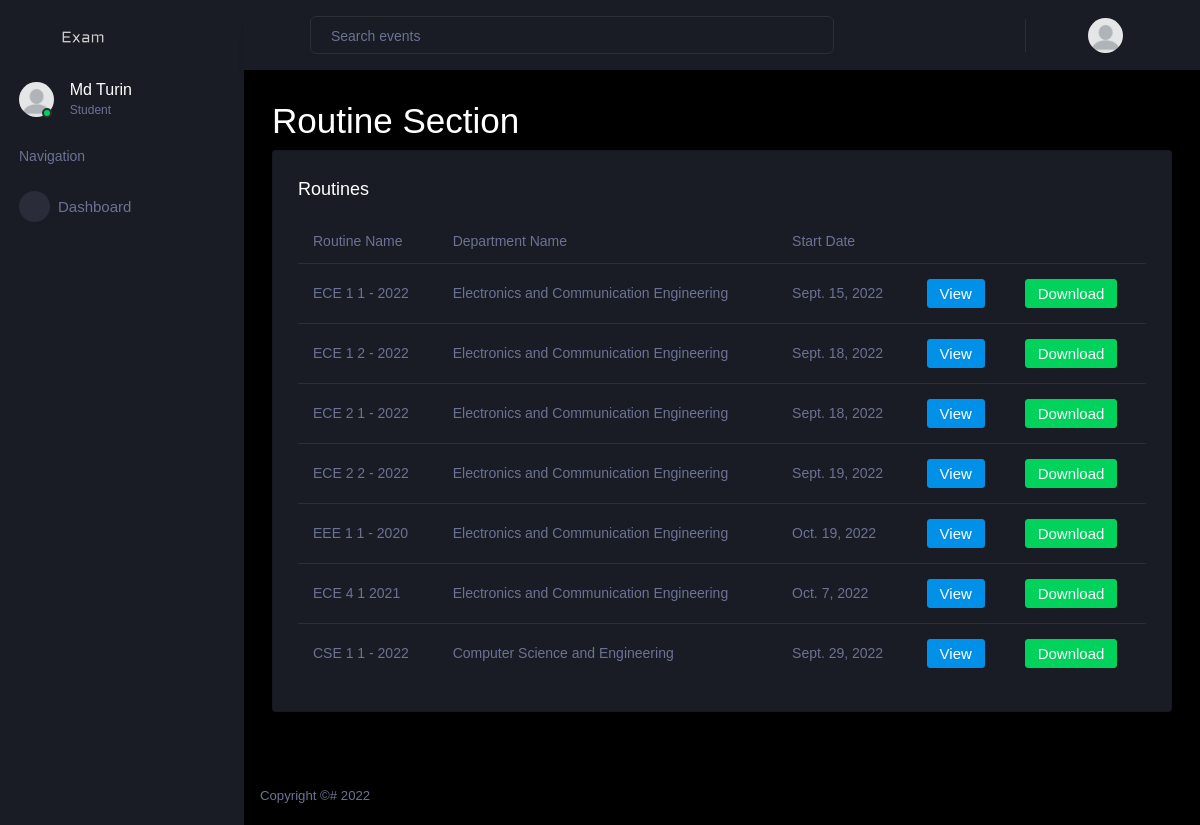
Page /user/routine-section (signed in) on the committed database.
### account/models.py (models this page shows, shortened)
class Student(models.Model):
    user = models.OneToOneField(
        User, on_delete=models.CASCADE, primary_key=True)
    contact_number = models.CharField(null=False, unique=True, max_length=255)
    student_id = models.CharField(null=False, unique=True, max_length=255)
    department = models.ForeignKey(
        Department, on_delete=models.DO_NOTHING)

class Routine(models.Model):
    name = models.CharField(max_length=255, null=False, unique=True)
    start_date = models.DateField()
    department = models.ForeignKey(Department, on_delete=models.CASCADE)
    is_approved = models.BooleanField(default=False)

### dashboard/models.py (models this page shows)
class Department(models.Model):
    name = models.CharField(max_length=255, null=True)
    faculty = models.ForeignKey(Faculty, on_delete=models.PROTECT)
    def __str__(self) -> str:
        return self.name

### dashboard/views.py (the view)
# urls.py: path('routine-section', routine_page, name='routine-section'),
def routine_page(request):
    context = get_context(request)
    return render(request, 'routine-section.html', context)

### dashboard/views.py (called while the page is built)
def is_dean(user):
    try:
        teacher = Teacher.objects.get(user=user)
    except Teacher.DoesNotExist:
        return None
    deans = Dean.objects.filter(teacher=teacher).order_by('-joined')[:1]
    if len(deans) != 1:
        return None
    return deans[0]

def is_staff(user):
    try:
        staff = Staff.objects.get(user=user)
    except Staff.DoesNotExist:
        return None
    return staff

def is_teacher(user):
    try:
        teacher = Teacher.objects.get(user=user)
    except Teacher.DoesNotExist:
        return None
    return teacher

def is_student(user):
    try:
        student = Student.objects.get(user=user)
    except Student.DoesNotExist:
        return None
    return student

def get_exams(approved_routines, teacher=None):
    past = []
    current = []
    upcomming = []
    today = date.today()
    for routine in approved_routines:
        exams = routine.exam_set.all()
        if teacher:
            exams = filter(lambda exam: teacher in exam.examiners.all()
                           or teacher == exam.supervisor, exams)
        for exam in exams:
            if exam.exam_date == today:
                current.append(exam)
            elif exam.exam_date < today:
                past.append(exam)
            else:
                upcomming.append(exam)
    return current, past, upcomming

def get_notification(user):
    return Notification.objects.filter(user=user, marked_read=False).all()

### dashboard/templates/routine-section.html (shortened to what this page needs)
{% extends "dashboard-base.html" %}
{% load static %}
{% block content %}
<h1>Routine Section</h1>
<div class="row">
  <div class="col-12 grid-margin">
    <div class="card">
      <div class="card-body">
        <h4 class="card-title">Routines</h4>
        <div class="table-responsive">
          <table class="table">
            <thead>
              <tr>
                <th> Routine Name </th>
                <th> Department Name </th>
                <th> Start Date </th>
              </tr>
            </thead>
            <tbody>
              {% for routine in approved_routines %}
              <tr>
                <td> {{routine.name}} </td>
                <td> {{routine.department}} </td>
                <td> {{routine.start_date}} </td>
                <td>
                  <a class="btn btn-primary" href="{% url 'routine-view' routine.id  %}">View</a>
                </td>
                <td>
                  <a class="btn btn-success" href="{% url 'download-routine' routine.name %}">Download</a>
                </td>
              </tr>
              {% endfor %}
            </tbody>
          </table>
        </div>
      </div>
    </div>
  </div>
</div>
{% endblock content %}

### dashboard/templates/dashboard-base.html (shortened to what this page needs)
{% load static %}
<!DOCTYPE html>
<html lang="en">
<head>
  <link rel="stylesheet" href="{% static 'dashboard/vendors/mdi/css/materialdesignicons.min.css' %}" />
  <link rel="stylesheet" href="{% static 'dashboard/vendors/css/vendor.bundle.base.css' %}" />
  <link rel="stylesheet" href="{% static 'dashboard/vendors/jvectormap/jquery-jvectormap.css' %}" />
  <link rel="stylesheet" href="{% static 'dashboard/vendors/flag-icon-css/css/flag-icon.min.css' %}" />
  <link rel="stylesheet" href="{% static 'dashboard/vendors/owl-carousel-2/owl.carousel.min.css' %}" />
  <link rel="stylesheet" href="{% static 'dashboard/vendors/owl-carousel-2/owl.theme.default.min.css' %}" />
  <link rel="stylesheet" href="{% static 'dashboard/css/style.css' %}" />
</head>
<body>
  <div class="container-scroller">
    <nav class="sidebar sidebar-offcanvas" id="sidebar">
      <div class="sidebar-brand-wrapper d-none d-lg-flex align-items-center justify-content-center fixed-top">
        <a class="sidebar-brand brand-logo" href="#">
          <img src="{% static 'dashboard/images/logo.svg' %}" alt="logo" />
        </a>
      </div>
      <ul class="nav">
        <li class="nav-item profile">
          <div class="profile-desc">
            <div class="profile-pic">
              <div class="count-indicator">
                {% if user.profile_picture %}
                <img class="img-xs rounded-circle" src="{{ user.profile_picture.url }}" />
                {% else %}
                <img class="img-xs rounded-circle" src="{% static 'dashboard/images/dummy.png' %}" />
                {% endif %}
                <span class="count bg-success"></span>
              </div>
              <div class="profile-name">
                <h5 class="mb-0 font-weight-normal">
                  {% if is_student %}
                    {{ student.user.first_name }} {{ student.user.last_name }}
                  {% else %}
                    {{ user.user.first_name }} {{ user.user.last_name }}
                  {% endif %}
                </h5>
                <span>
                  {% if if_staff %}
                  Staff
                  {% elif if_dean %}
                  Dean
                  {% elif is_student %}
                  Student
                  {% else %}
                  Teacher
                  {% endif %}
                </span>
              </div>
            </div>
          </div>
        </li>
        <li class="nav-item nav-category">
          <span class="nav-link">Navigation</span>
        </li>
        <li class="nav-item menu-items">
          <a class="nav-link" href="{% url 'dashboard-page' %}">
            <span class="menu-icon">
              <i class="mdi mdi-speedometer"></i>
            </span>
            <span class="menu-title">Dashboard</span>
          </a>
        </li>
      </ul>
    </nav>
    <div class="container-fluid page-body-wrapper">
      <nav class="navbar p-0 fixed-top d-flex flex-row">
        <div class="navbar-menu-wrapper flex-grow d-flex align-items-stretch">
          <button class="navbar-toggler navbar-toggler align-self-center" type="button" data-toggle="minimize">
            <span class="mdi mdi-menu"></span>
          </button>
          <ul class="navbar-nav w-100">
            <li class="nav-item w-100">
              <form class="nav-link mt-2 mt-md-0 d-none d-lg-flex search" method="post"
                action="{% url 'search-page' %}">
                <input type="text" name="search" class="form-control" placeholder="Search events" />
              </form>
            </li>
          </ul>
          <ul class="navbar-nav navbar-nav-right">
            <li class="nav-item dropdown border-left">
              <a class="nav-link count-indicator dropdown-toggle" id="notificationDropdown" href="#"
                data-toggle="dropdown">
                <i class="mdi mdi-bell"></i>
              </a>
            </li>
            <li class="nav-item dropdown">
              <a class="nav-link" id="profileDropdown" href="#" data-toggle="dropdown">
                <div class="navbar-profile">
                  {% if user.profile_picture %}
                  <img class="img-xs rounded-circle" src="{{ user.profile_picture.url }}" />
                  {% else %}
                  <img class="img-xs rounded-circle" src="{% static 'dashboard/images/dummy.png' %}" />
                  {% endif %}
                  <i class="mdi mdi-menu-down d-none d-sm-block pl-3"></i>
                </div>
              </a>
            </li>
          </ul>
        </div>
      </nav>
      <div class="main-panel">
        <div class="content-wrapper">
          {% block content %}{% endblock %}
        </div>
        <footer class="footer">
          <div class="d-sm-flex justify-content-center justify-content-sm-between">
            <span class="text-muted d-block text-center text-sm-left d-sm-inline-block">Copyright ©# 2022</span>
          </div>
        </footer>
      </div>
    </div>
  </div>
</body>
</html>

### rows in the picture
Student: user.first_name "Md", user.last_name "Turin"
Routine: name "ECE 1 1 - 2022", department "Electronics and Communication Engineering", start_date "Sept. 15, 2022"
Routine: name "ECE 1 2 - 2022", department "Electronics and Communication Engineering", start_date "Sept. 18, 2022"
Routine: name "ECE 2 1 - 2022", department "Electronics and Communication Engineering", start_date "Sept. 18, 2022"
Routine: name "ECE 2 2 - 2022", department "Electronics and Communication Engineering", start_date "Sept. 19, 2022"
Routine: name "EEE 1 1 - 2020", department "Electronics and Communication Engineering", start_date "Oct. 19, 2022"
Routine: name "ECE 4 1 2021", department "Electronics and Communication Engineering", start_date "Oct. 7, 2022"
Routine: name "CSE 1 1 - 2022", department "Computer Science and Engineering", start_date "Sept. 29, 2022"
